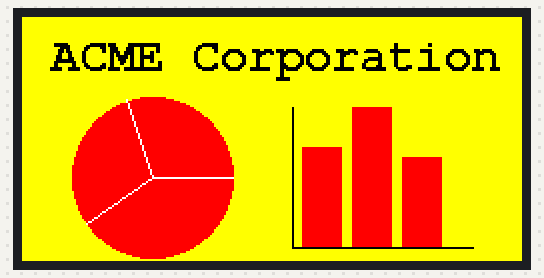
A sketch run on a simulated ESP8266 (NodeMCU). Shown: 250×122 colour display.

Above: at 15.1 s.

The sketch:

Graphs.ino
```cpp
// Include the necessary libraries
#include <GxEPD2_4C.h>

// Include the font definitions
#include <Fonts/FreeMonoBold12pt7b.h>


// Pin definitions for Seeed Studio adapter board
const int EINK_BUSY = D5;    // D5
const int EINK_RST  = D0;    // D0
const int EINK_DC   = D3;    // D3
const int EINK_CS   = D1;    // D1
const int EINK_SCK  = D8;    // D8 (SCK)
const int EINK_MOSI = D10;   // D10 (MOSI)


// Create the object associated with the display
GxEPD2_4C<GxEPD2_213c_GDEY0213F51, GxEPD2_213c_GDEY0213F51::HEIGHT> display(
  GxEPD2_213c_GDEY0213F51(EINK_CS, EINK_DC, EINK_RST, EINK_BUSY)
);

void setup()
{
  // Initialize the epaper
  display.init(115200);
  display.setFullWindow();
  display.fillScreen(GxEPD_WHITE);
  display.setRotation(1);

  display.setTextSize(1);

  // Clear the screen
  display.setFullWindow();

  display.fillScreen(GxEPD_YELLOW); // Yellow background

  // 1. Pie chart

  // Define the center and radius of the circle
  int centerX = 65;
  int centerY = 80;
  int radius = 40;

  // Draw the filled red circle
  display.fillCircle(centerX, centerY, radius, GxEPD_RED);

  // Calculate the angles for the chart sections
  float angle1 = 0;
  float angle2 = 144; // 40% of 360 degrees (0.4 * 360)
  float angle3 = 252; // 144 + 108 (30% of 360 degrees)

  // Convert degrees to radians
  float angle1_rad = angle1 * PI / 180;
  float angle2_rad = angle2 * PI / 180;
  float angle3_rad = angle3 * PI / 180;

  // Calculate the coordinates of the points on the circle's edge
  int x1 = centerX + radius * cos(angle1_rad);
  int y1 = centerY + radius * sin(angle1_rad);

  int x2 = centerX + radius * cos(angle2_rad);
  int y2 = centerY + radius * sin(angle2_rad);

  int x3 = centerX + radius * cos(angle3_rad);
  int y3 = centerY + radius * sin(angle3_rad);

  // Draw lines from the center to the edge
  display.drawLine(centerX, centerY, x1, y1, GxEPD_WHITE);
  display.drawLine(centerX, centerY, x2, y2, GxEPD_WHITE);
  display.drawLine(centerX, centerY, x3, y3, GxEPD_WHITE);

  // 2. Bar chart

  int originX = 135;  // X of the coordinate origin
  int originY = 115;  // Y of the coordinate origin
  int barW = 20;      // Width of the bars
  int barGap = 5;     // Gap between bars
  int barH1 = 50;     // Height of bar1
  int barH2 = 70;     // Height of bar2
  int barH3 = 45;     // Height of bar3

  // Draw the X and Y axes
  display.drawLine(originX, originY, originX + 90, originY,    GxEPD_BLACK);
  display.drawLine(originX, originY, originX, originY - 70,  GxEPD_BLACK);

  // Draw the bars
  display.fillRect(originX + barGap,           originY - barH1, barW, barH1, GxEPD_RED);
  display.fillRect(originX + 2 * barGap + barW, originY - barH2, barW, barH2, GxEPD_RED);
  display.fillRect(originX + 3 * barGap + 2 * barW, originY - barH3, barW, barH3, GxEPD_RED);

  // 3. Title text

  // Text configuration
  display.setTextColor(GxEPD_BLACK);
  display.setCursor(15, 20);
  display.setFont(&FreeMonoBold12pt7b);

  // Print text
  display.print("ACME Corporation");

  // Refresh screen
  display.display();
}

void loop() {
  // Does nothing
}
```
